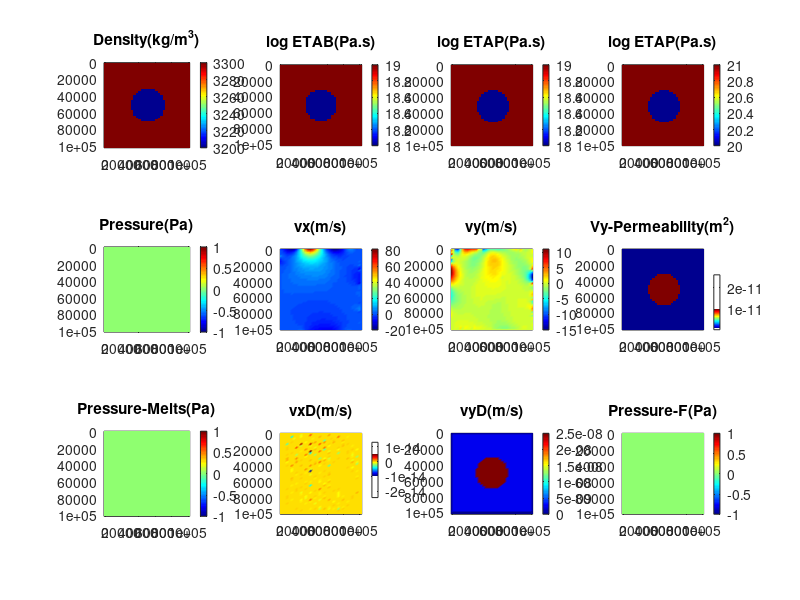

Source code (MATLAB):
%% This code is to calculate a density anormaly in mantle lithosphere
% With variable viscosity
% staggered nodes
% two phase flow
% no slip: = 1; free slip: = -1;
% Yuan Xie, 28.11.2022
% Homework 10

% 1) Clear memory and figures
clear all
clf

% 2) Define Numerical model
xsize=100*1000; % Horizontal model size, m
ysize=100*1000; % Vertical model size, m
Nx=35; % Horizontal grid resolution
Ny=45; % Vertical grid resolution
Nx1=Nx+1;
Ny1=Ny+1;
dx=xsize/(Nx-1); % Horizontal grid step, m
dy=ysize/(Ny-1); % Vertical grid step, m
x=0:dx:xsize+dx; % Horizontal coordinates of basic grid points, m
y=0:dy:ysize+dy; % Vertical coordinates of basic grid points, m
xVx=0:dx:xsize+dx; % Horizontal coordinates of vx grid points, m
yVx=-dy/2:dy:ysize+dy/2; % Vertical coordinates of vx grid points, m
xVy=-dx/2:dx:xsize+dx/2; % Horizontal coordinates of vy grid points, m
yVy=0:dy:ysize+dy; % Vertical coordinates of vy grid points, m
xP=-dx/2:dx:xsize+dx/2; % Horizontal coordinates of P grid points, m
yP=-dy/2:dy:ysize+dy/2; % Vertical coordinates of P grid points, m
Vx=zeros(Ny1,Nx1); % Vx, m/s
Vy=zeros(Ny1,Nx1); % Vy, m/s
P=zeros(Ny1,Nx1); % Pressure, Pa
gy=10; % Gravity acceleration, m/s^2
rho=zeros(Ny1,Nx1); % Density, kg/m^3
eta=zeros(Ny1,Nx1); % Viscosity, Pa*s
etaP=zeros(Ny1,Nx1); % Viscosity, Pa*s
VxD=zeros(Ny1,Nx1); % Vx, m/s
VyD=zeros(Ny1,Nx1); % Vy, m/s
Pf=zeros(Ny1,Nx1); % Pressure, Pa
etaf=10;
rhof=2500;
% Define density field, rho
C=[xsize/2,ysize/2];% center point
radius=20*1000; % radium of density anormaly,m
for i=1:1:Ny1
    for j=1:1:Nx1
        px=xVy(j);
        py=yVy(i); % location of each point
        d=sqrt((px-C(1))^2+(py-C(2))^2); % distance between center point and each point
        if d <= radius
            rho(i,j)=3200;  % density
        else
            rho(i,j)=3300;  % density
        end
    end
end

% Define viscosity field, eta etaP
C=[xsize/2,ysize/2];% center point
etaIN=1e18;
etaOU=1e19;
for i=1:1:Ny1
    for j=1:1:Nx1
        % compose ETA on basic nodes
        px=x(j);
        py=y(i); % location of each point
        d=sqrt((px-C(1))^2+(py-C(2))^2); % distance between center point and each point
        if d <= radius
            eta(i,j)=etaIN;
        else
            eta(i,j)=etaOU;
        end
        % compose ETAP on P nodes
        pxP=xP(j);
        pyP=yP(i);
        d=sqrt((pxP-C(1))^2+(pyP-C(2))^2); % distance between center point and each point
        if d <= radius
            etaP(i,j)=etaIN;
        else
            etaP(i,j)=etaOU;
        end
    end
end
%% Define fluid viscosity field, etafiPf
C=[xsize/2,ysize/2];% center point
etafiPf=zeros(Ny1,Nx1);
etafiM=10^21;
etafiP=10^20;
for i=1:1:Ny1
    for j=1:1:Nx1
        % compose ETAP on P nodes
        px=xP(j);
        py=yP(i);
        d=sqrt((px-C(1))^2+(py-C(2))^2); % distance between center point and each point
        if d <= radius
            etafiPf(i,j)=etafiP;
        else
            etafiPf(i,j)=etafiM;
        end
    end
end

%% Define fluid viscosity field, etafiPf
C=[xsize/2,ysize/2];% center point
kX=zeros(Ny1,Nx1);
kY=zeros(Ny1,Nx1);
kM=10^(-12);
kP=10^(-11);
for i=1:1:Ny1
    for j=1:1:Nx1
        % compose kfi on VxD nodes
        px=xVx(j);
        py=yVx(i); % location of each point
        d=sqrt((px-C(1))^2+(py-C(2))^2); % distance between center point and each point
        if d <= radius
            kX(i,j)=kP;
        else
            kX(i,j)=kM;
        end
        % compose kfi on VyD nodes
        px=xVy(j);
        py=yVy(i);
        d=sqrt((px-C(1))^2+(py-C(2))^2); % distance between center point and each point
        if d <= radius
            kY(i,j)=kP;
        else
            kY(i,j)=kM;
        end
    end
end
% 3) Define global matrixes L(), R()
N=Nx1*Ny1*6; % Global number of unknowns
L=sparse(N,N); % Matrix of coefficients (left part)
R=zeros(N,1); % Vector of right parts

% 4) Composing global matrixes L(), R()
% Going through all points of the grid (2D meant two loops)
% composing respective equations

% Boundary conditions: free slip=-1; No Slip=1
bc=-1;

% First loop - horizontal index j
for j=1:1:Nx1
    for i=1:1:Ny1
        % Define global index gVx, gVy, gP
        gVx =((j-1)*Ny1+(i-1))*6+1; % Vx,
        gVy =gVx+1; % Vy
        gP  =gVx+2; % P
        gVxD=gVx+3; % Vx
        gVyD=gVx+4;
        gPf =gVx+5;
        
        % 4a) Eq. for Vx (ghost BC x-stokes)
        if j==Nx1 % ghost nodes
            L(gVx,gVx)=1; % Left part
            R(gVx,1)=0; % Right part
        else
            if (i==1 || j==1 || j==Nx || i==Ny1 )    % Boundary Condition
                L(gVx,gVx)=1; % Left part
                R(gVx,1)=0; % Right part
                if (i==1)
                    L(gVx,gVx)=bc; % Left part
                    L(gVx,gVx+6)=1;
                end
                % Bottom boundary
                if (i==Ny1)
                    L(gVx,gVx-6)=bc; % Left part
                    L(gVx,gVx)=1;
                end
            else
                % viscosity
                eta1=eta(i-1,j);
                eta2=eta(i,j);
                etaP1=etaP(i,j);
                etaP2=etaP(i,j+1);
                % Left part
                L(gVx,gVx-Ny1*6)=2*etaP1/dx^2;  % vx1
                L(gVx,gVx-6)=eta1/dy^2;  % vx2
                L(gVx,gVx)=-2*(etaP1+etaP2)/dx^2-(eta1+eta2)/dy^2; % vx3
                L(gVx,gVx+6)=eta2/dy^2; % vx4
                L(gVx,gVx+Ny1*6)=2*etaP2/dx^2; % vx5
                L(gVx,gVy-6)=eta1/dx/dy; % vy1
                L(gVx,gVy)=-eta2/dx/dy; % vy2
                L(gVx,gVy+Ny1*6-6)=-eta1/dx/dy; % vy3
                L(gVx,gVy+Ny1*6)=eta2/dx/dy; % vy4
                L(gVx,gP+Ny1*6)=-1/dx; % P2
                L(gVx,gP)=1/dx; % P1
                % Right part
                R(gVx,1)=0;
            end
        end
        % 4b) Eq. for Vy (ghost BC x-stokes)
        if i==Ny1 % ghost nodes
            L(gVy,gVy)=1; % Left part
            R(gVy,1)=0; % Right part
        else
            if (j==1 || i==1 || i==Ny  || j==Nx1)    % Boundary Condition
                L(gVy,gVy)=1; % Left part
                R(gVy,1)=0; % Right part
                
                % Left boundary
                if (j==1)
                    L(gVy,gVy+6*Ny1)=bc; % Left part
                    L(gVy,gVy)=1;
                end
                % Right boundary
                if (j==Nx1)
                    L(gVy,gVy-6*Ny1)=bc; % Left part
                    L(gVy,gVy)=1;
                end
                
            else
                % viscosity
                eta1=eta(i,j-1);
                eta2=eta(i,j);
                etaP1=etaP(i,j);
                etaP2=etaP(i+1,j);
                % Left part
                L(gVy,gVy-Ny1*6)=eta1/dx^2; % vy1
                L(gVy,gVy-6)=2*etaP1/dy^2; % vy2
                L(gVy,gVy)=-2*(etaP2+etaP1)/dy^2-(eta2+eta1)/dx^2; % vy3
                L(gVy,gVy+6)=2*etaP2/dy^2;  % vy4
                L(gVy,gVy+Ny1*6)=eta2/dx^2;  % vy5
                L(gVy,gVx-Ny1*6)=eta1/dx/dy; % vx1
                L(gVy,gVx-Ny1*6+6)=-eta1/dx/dy; % vx2
                L(gVy,gVx)=-eta2/dx/dy;  % vx3
                L(gVy,gVx+6)=eta2/dx/dy; % vx4
                L(gVy,gP)=1/dy;  %P1
                L(gVy,gP+6)=-1/dy; %P2
                % Right part
                R(gVy,1)=-rho(i,j)*gy;
            end
        end
        
        % 4c) Eq. for P (ghost BC Continuity-eq)
        if ( i==1|| j==1 || i==Ny1 || j==Nx1 )  % ghost nodes
            L(gP,gP)=1; % Left part
            R(gP,1)=0; % Right part
        else
            if ( i==2 && j==2 )   % Boundary Condition
                L(gP,gP)=1; % Left part
                R(gP,1)=1e9; % Right part
            else
                L(gP,gVx-Ny1*6)=-1/dx; %Vx1
                L(gP,gVx)=1/dx; % Vx2
                L(gP,gVy-6)=-1/dy; %Vy1
                L(gP,gVy)=1/dy; %Vy2
                L(gP,gP)=1/etafiPf(i,j); %P
                L(gP,gPf)=-1/etafiPf(i,j); %Pf
                R(gP,1)=0; % Right part
            end
        end
        % 4d) Eq. for VxD
        if j==Nx1 % ghost nodes
            L(gVxD,gVxD)=1; % Left part
            R(gVxD,1)=0; % Right part
        else
            if (i==1 || j==1 || j==Nx || i==Ny1 )    % Boundary Condition
                L(gVxD,gVxD)=1; % Left part
                R(gVxD,1)=0; % Right part
                if (i==1)
                    L(gVxD,gVxD)=bc; % Left part
                    L(gVxD,gVxD+6)=1;
                end
                % Bottom boundary
                if (i==Ny1)
                    L(gVxD,gVxD-6)=bc; % Left part
                    L(gVxD,gVxD)=1;
                end
            else
                % Left part
                L(gVxD,gVxD)=etaf/kX(i,j);
                L(gVxD,gPf)=-1/dx; %Pf1
                L(gVxD,gPf+Ny1*6)=1/dx; % Pf2
                % Right part
                R(gVxD,1)=0;
            end
            % 4e) Eq. for VyD
            if i==Ny1 % ghost nodes
                L(gVyD,gVyD)=1; % Left part
                R(gVyD,1)=0; % Right part
            else
                if (j==1 || i==1 || i==Ny  || j==Nx1)    % Boundary Condition
                    L(gVyD,gVyD)=1; % Left part
                    R(gVyD,1)=0; % Right part
                    
                    % Left boundary
                    if (j==1)
                        L(gVyD,gVyD+6*Ny1)=bc; % Left part
                        L(gVyD,gVyD)=1;
                    end
                    % Right boundary
                    if (j==Nx1)
                        L(gVyD,gVyD-6*Ny1)=bc; % Left part
                        L(gVyD,gVyD)=1;
                    end
                else
                    
                    % left part
                    L(gVyD,gVyD)=etaf/kY(i,j); % VyD
                    L(gVyD,gPf)=-1/dy;  %Pf1
                    L(gVyD,gPf+6)=1/dy; %Pf2
                    % right part
                    R(gVyD,1)=rhof*gy;
                end
            end
            % 4f) Eq. for Pf
            if ( i==1 || j==1 || i==Ny1 || j==Nx1 )  % ghost nodes
                L(gPf,gPf)=1; % Left part
                R(gPf,1)=0; % Right part
            else
                L(gPf,gVxD-Ny1*6)=-1/dx; %VxD1
                L(gPf,gVxD)=1/dx; % VxD2
                L(gPf,gVyD-6)=-1/dy; %VyD1
                L(gPf,gVyD)=1/dy; %VyD2
                L(gPf,gP)=-1/etafiPf(i,j); %P
                L(gPf,gPf)=1/etafiPf(i,j); %Pf
                R(gPf,1)=0; % Right part
            end
            
        end
    end
end

% 5) Solving matrixes
S=L\R;

% 6) Reload S--> PSI
for j=1:1:Nx1
    % Second loop - vertical index i
    for i=1:1:Ny1
        % Define global index g
        gVx =((j-1)*Ny1+(i-1))*6+1; % Vx,
        gVy =gVx+1; % Vy
        gP  =gVx+2; % P
        gVxD=gVx+3; % Vx
        gVyD=gVx+4;
        gPf =gVx+5;
        
        % Reload solution
        Vx(i,j)=S(gVx);
        Vy(i,j)=S(gVy);
        P(i,j)=S(gP);
        VxD(i,j)=S(gVxD);
        VyD(i,j)=S(gVyD);
        Pf(i,j)=S(gPf);
    end
end

% 7) Plot numerical solution

% colormap
figure(1);colormap('Jet');
subplot(3,4,1)
pcolor(xVy,yVy,rho);%
shading flat;
axis ij image;
colorbar
title('Density(kg/m^3)')

subplot(3,4,2)
pcolor(x,y,log10(eta))
shading flat;
axis ij image;
colorbar
title('log ETAB(Pa.s)')

subplot(3,4,3)
pcolor(xP,yP,log10(etaP))
shading flat;
axis ij image;
colorbar
title('log ETAP(Pa.s)')

subplot(3,4,4)
pcolor(xP,yP,log10(etafiPf))
shading flat;
axis ij image;
colorbar
title('log ETAP(Pa.s)')

subplot(3,4,5)
pcolor(xP,yP,P)
shading interp;
axis ij image;
colorbar
title('Pressure(Pa)')

subplot(3,4,6)
pcolor(xVx,yVx,Vx)
shading interp;
axis ij image;
colorbar
title('vx(m/s)')

subplot(3,4,7)
pcolor(xVy,yVy,Vy)
shading interp;
axis ij image;
colorbar
title('vy(m/s)')

subplot(3,4,8)
pcolor(xVy,yVy,kY)
shading flat;
axis ij image;
colorbar
title('Vy-Permeability(m^2)')

subplot(3,4,9)
pcolor(xP,yP,Pf)
shading interp;
axis ij image;
colorbar
title('Pressure-Melts(Pa)')

subplot(3,4,10)
pcolor(xVx,yVx,VxD)
shading interp;
axis ij image;
colorbar
title('vxD(m/s)')

subplot(3,4,11)
pcolor(xVy,yVy,VyD)
shading interp;
axis ij image;
colorbar
title('vyD(m/s)')

subplot(3,4,12)
dp=P-Pf;
pcolor(xP,yP,dp)
shading interp;
axis ij image;
colorbar
title('Pressure-F(Pa)')

% FREE SLIP
aaa(1,1)=P(7,5);    %  1373979305.37810
aaa(2,1)=Vx(7,5);    % -1.83205164223993e-09
aaa(3,1)=Vy(7,5);    %  2.47614639386926e-09
aaa(4,1)=Pf(7,5);    %  1397981024.77070
aaa(5,1)=VxD(7,5);   % -1.24473387981050e-11
aaa(6,1)=VyD(7,5);   % -5.91274927480662e-10
format long e
disp(aaa)
